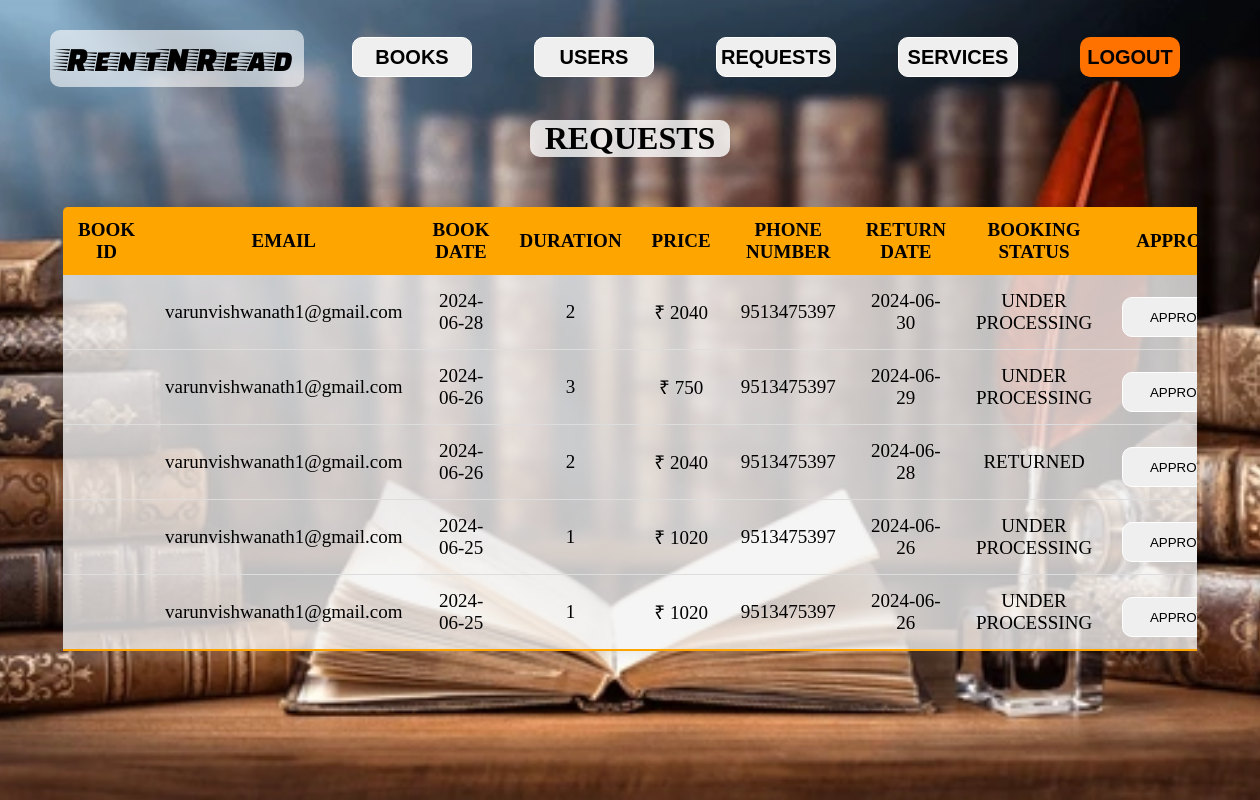
/adminbook.php, run on the app's committed database.
### tables this page shows
CREATE TABLE `booking` (
  `BOOK_ID` int(11) NOT NULL,
  `LAP_ID` int(11) NOT NULL,
  `EMAIL` varchar(255) NOT NULL,
  `BOOK_DATE` date NOT NULL,
  `DURATION` int(11) NOT NULL,
  `PHONE_NUMBER` bigint(20) NOT NULL,
  `RETURN_DATE` date NOT NULL,
  `PRICE` int(11) NOT NULL,
  `BOOK_STATUS` varchar(255) NOT NULL DEFAULT 'UNDER PROCESSING'
);

### adminbook.php (the view, shortened to what this page needs)
<!DOCTYPE html>
<html lang="en">
<head>
    <link rel="stylesheet" href="css/logo.css">
</head>
<body>
<?php
require_once('connection.php');
$query="SELECT * FROM booking ORDER BY BOOK_ID DESC";
$queryy=mysqli_query($con,$query);
?>
<div class="hai">
    <div class="navbar">
        <a href="admindash.php">
            <div class="icon">
                <h2 class="logo">RentNRead</h2>
            </div>
        </a>
        <div class="menu">
            <ul>
                <li><button><a href="adminlaptop.php">BOOKS</a></button></li>
                <li><button><a href="adminusers.php">USERS</a></button></li>
                <li><button><a href="adminbook.php">REQUESTS</a></button></li>
                <li><button><a href="ser_request.php">SERVICES</a></button></li>
                <li><button class="nn"><a href="index.php">LOGOUT</a></button></li>
            </ul>
        </div>
    </div>
</div>
<div>
    <div>
        <h1 style="
            text-align: center;
            margin-top: 120px;
            margin-left:auto;
            margin-right:auto;
            width:200px;
            border-radius:10px;
            background: linear-gradient(to top, rgb(255 255 255 / 80%) 50%, rgb(255 255 255 / 80%) 50%);
        ">REQUESTS</h1>
        <div class="table-container">
            <table class="content-table">
                <thead>
                    <tr>
                        <th>BOOK ID</th>
                        <th>EMAIL</th>
                        <th>BOOK DATE</th>
                        <th>DURATION</th>
                        <th>PRICE</th>
                        <th>PHONE NUMBER</th>
                        <th>RETURN DATE</th>
                        <th>BOOKING STATUS</th>
                        <th>APPROVE</th>
                    </tr>
                </thead>
                <tbody>
                <?php while($res=mysqli_fetch_array($queryy)){ ?>
                <tr class="active-row">
                    <td><?php echo $res['BUY_ID'];?></td>
                    <td><?php echo $res['EMAIL'];?></td>
                    <td><?php echo $res['BOOK_DATE'];?></td>
                    <td><?php echo $res['DURATION'];?></td>
                    <td><?php echo  '₹ '.$res['PRICE'];?></td>
                    <td><?php echo $res['PHONE_NUMBER'];?></td>
                    <td><?php echo $res['RETURN_DATE'];?></td>
                    <td><?php echo $res['BOOK_STATUS'];?></td>
                    <td>
                        <button type="submit" class="but" name="approve">
                            <a href="approve.php?id=<?php echo $res['BOOK_ID']?>">APPROVE</a>
                        </button>
                    </td>
                </tr>
                <?php } ?>
                </tbody>
            </table>
        </div>
    </div>
</div>
</body>
</html>

### css/logo.css (style rules this page uses)
.logo { border-radius: 10px; background: linear-gradient(to top, rgb(255 255 255 / 60%) 50%,rgb(255 255 255 / 60%) 50%); color: #000000; font-size: 35px; font-family: 'Faster One'; font-weight: 100; margin-top:30px; padding:10px; float:left; }
.menu { width: 400px; margin-left: 50px; float: left; height: 70px; }
.menu { width: 400px; float: left; height: 70px; margin-left:40px; font-size: 40px; }
ul li a { text-decoration: none; color: black; font-family: Arial; font-size: 20px; font-weight: bold; transition: 0.4s ease-in-out; }

### adminbook.php (style rules this page uses)
button { margin-top:10px; border:1px solid #fff; width:120px; height:40px; border-radius:10px; }
* { margin: 0; padding: 0; }
body { width: 100%; background-repeat: no-repeat fixed; background-position: center; background-size: cover; height: 100vh; overflow:hidden; }
.hai { width: 100%; background: linear-gradient(to top, rgba(0,0,0,0) 50%, rgba(0,0,0,0) 50%), url('../books/img_3.webp'); background-position: center; background-size: cover; height: 100%; animation: infiniteScrollBg 50s linear infinite; }
.navbar { width: 1200px; height: 75px; margin: 0px 50px; }
.icon { width:200px; float: left; height : 70px; }
.menu { width: 400px; float: left; height: 70px; }
ul { float: left; display: flex; justify-content: center; align-items: center; }
ul li { list-style: none; margin-left: 62px; margin-top: 27px; font-size: 14px; }
ul li a { text-decoration: none; color: black; font-family: Arial; font-weight: bold; transition: 0.4s ease-in-out; }
.table-container { width: 90%; max-height: 450px; margin: 50px auto; overflow-y: auto; box-shadow: 0 0 20px rgba(0,0,0,0.15); }
.content-table { border-collapse: collapse; font-size: 19px; width: 100%; min-width: 400px; border-radius: 5px 5px 0 0; overflow: hidden; }
.content-table thead tr { background-color: orange; color: black; text-align: center; position: sticky; top: 0; }
.content-table th { padding: 12px 15px; }
.content-table td { width: 100px; text-align:center; padding: 12px 15px; }
.content-table tbody tr { border-bottom: 1px solid #dddddd; }
.content-table tbody tr { background-color: #f3f3f3c9; }
.content-table tbody tr:last-of-type { border-bottom: 2px solid orange; }
.nn { width:100px; background: #ff7200; border:none; height: 40px; font-size: 18px; border-radius: 10px; cursor: pointer; color:white; transition: 0.4s ease; }
.nn a { text-decoration: none; color: black; font-weight: bold; }
.but a { text-decoration: none; color: black; }

### data on the page
booking: EMAIL "varunvishwanath1@gmail.com", BOOK_DATE "2024-06-28", DURATION "2", PRICE "2040", PHONE_NUMBER "9513475397", RETURN_DATE "2024-06-30", BOOK_STATUS "UNDER PROCESSING"
booking: EMAIL "varunvishwanath1@gmail.com", BOOK_DATE "2024-06-26", DURATION "3", PRICE "750", PHONE_NUMBER "9513475397", RETURN_DATE "2024-06-29", BOOK_STATUS "UNDER PROCESSING"
booking: EMAIL "varunvishwanath1@gmail.com", BOOK_DATE "2024-06-26", DURATION "2", PRICE "2040", PHONE_NUMBER "9513475397", RETURN_DATE "2024-06-28", BOOK_STATUS "RETURNED"
booking: EMAIL "varunvishwanath1@gmail.com", BOOK_DATE "2024-06-25", DURATION "1", PRICE "1020", PHONE_NUMBER "9513475397", RETURN_DATE "2024-06-26", BOOK_STATUS "UNDER PROCESSING"
booking: EMAIL "varunvishwanath1@gmail.com", BOOK_DATE "2024-06-25", DURATION "1", PRICE "1020", PHONE_NUMBER "9513475397", RETURN_DATE "2024-06-26", BOOK_STATUS "UNDER PROCESSING"
